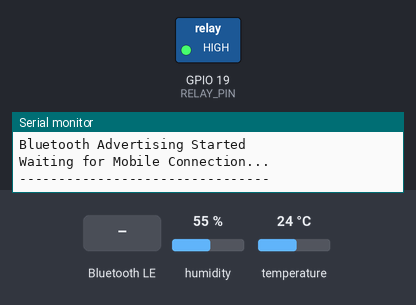
A sketch run on a simulated ESP32. Parts: switched loads named in the sketch (green lamp = pin HIGH), the last lines printed to the serial monitor. Inputs (shaded band) come from the test bench; at power-on: temperature 24 °C, humidity 55 %. Nothing arrives over Bluetooth unless stated; a phone connects over Bluetooth LE 3 s after start.

Above: at 1.2 s.
1.3 s: Bluetooth LE write "ON" received
At 1.8 s:
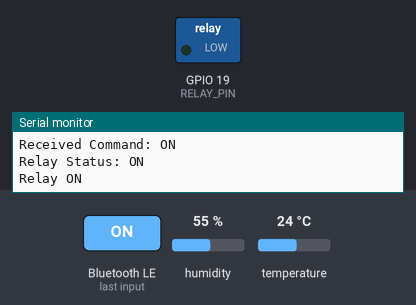
2.8 s: Bluetooth LE write "OFF" received
At 4.0 s:
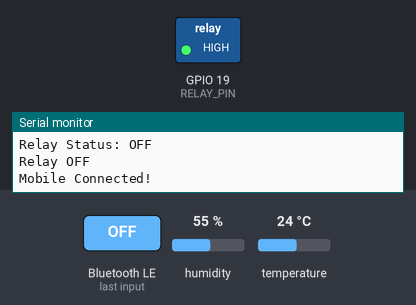
4.3 s: Bluetooth LE write "AUTO" received
5.8 s: temperature set to 28 °C
7.5 s: temperature set to 31 °C
At 10.9 s:
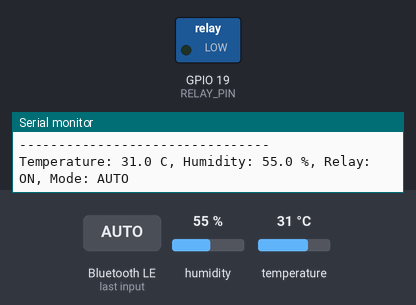
13.5 s: temperature set to 12 °C
At 15.1 s:
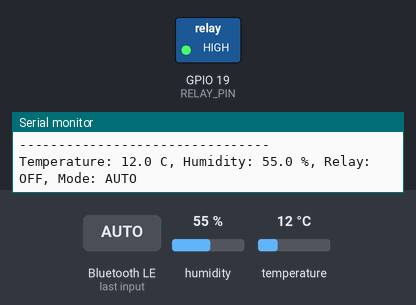
Timing chart, 0 to 16.5 s (numbered marks = the images above; inputs shaded):
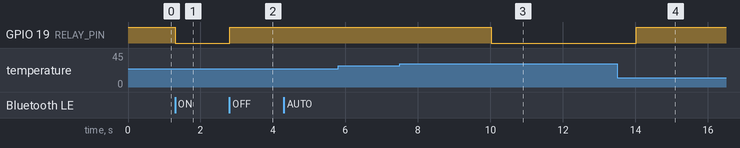

Measured:
- the behaviour switches between 29 and 30 °C on temperature (found by bisection; images 2 and 3)
- after the input at 1.3 s, GPIO 19 (RELAY_PIN): HIGH → LOW at once
- after the input at 2.8 s, GPIO 19 (RELAY_PIN): LOW → HIGH at once
- after the input at 7.5 s, GPIO 19 (RELAY_PIN): HIGH → LOW after 2.5 s
- after the input at 13.5 s, GPIO 19 (RELAY_PIN): LOW → HIGH after 0.52 s

The sketch:

NRF-BLE.ino
```cpp
#include <Arduino.h>
#include <DHT.h>

#include <BLEDevice.h>
#include <BLEServer.h>
#include <BLEUtils.h>
#include <BLE2902.h>

// ---------------- PIN CONFIGURATION ----------------

#define DHTPIN 21
#define DHTTYPE DHT11
#define RELAY_PIN 19

// ---------------- TEMPERATURE THRESHOLDS ----------------

#define TEMP_ON 30.0
#define TEMP_OFF 28.0

// Active LOW relay module
#define RELAY_ON LOW
#define RELAY_OFF HIGH

// ---------------- BLE UUID ----------------

#define SERVICE_UUID \
"6E400001-B5A3-F393-E0A9-E50E24DCCA9E"

#define CHARACTERISTIC_UUID_RX \
"6E400002-B5A3-F393-E0A9-E50E24DCCA9E"

#define CHARACTERISTIC_UUID_TX \
"6E400003-B5A3-F393-E0A9-E50E24DCCA9E"

// ---------------- OBJECTS ----------------

DHT dht(DHTPIN, DHTTYPE);

BLECharacteristic *pTxCharacteristic;

bool deviceConnected = false;
bool relayState = false;
bool autoMode = false;

float temperature = 0;
float humidity = 0;

unsigned long previousMillis = 0;
const unsigned long interval = 2000;

// ---------------- RELAY CONTROL ----------------

void controlRelay(bool state) {

  relayState = state;

  digitalWrite(
    RELAY_PIN,
    relayState ? RELAY_ON : RELAY_OFF
  );

  Serial.print("Relay Status: ");
  Serial.println(relayState ? "ON" : "OFF");
}

// ---------------- SEND BLE DATA ----------------

void sendBLEData(String message) {

  Serial.println(message);

  if (deviceConnected) {

    pTxCharacteristic->setValue(message.c_str());

    pTxCharacteristic->notify();
  }
}

// ---------------- BLE CALLBACK ----------------

class ServerCallbacks : public BLEServerCallbacks {

  void onConnect(BLEServer *server) override {

    deviceConnected = true;

    Serial.println("Mobile Connected!");
  }

  void onDisconnect(BLEServer *server) override {

    deviceConnected = false;

    Serial.println("Mobile Disconnected!");

    BLEDevice::startAdvertising();
  }
};

// ---------------- MOBILE COMMAND CALLBACK ----------------

class CommandCallbacks :
public BLECharacteristicCallbacks {

  void onWrite(
    BLECharacteristic *characteristic
  ) override {

    String command =
      String(characteristic->getValue().c_str());

    command.trim();
    command.toUpperCase();

    Serial.print("Received Command: ");
    Serial.println(command);

    if (command == "ON") {

      if (!autoMode) {

        controlRelay(true);
        sendBLEData("Relay ON");
      }
      else {

        sendBLEData("Disable AUTO mode first");
      }
    }

    else if (command == "OFF") {

      if (!autoMode) {

        controlRelay(false);
        sendBLEData("Relay OFF");
      }
      else {

        sendBLEData("Disable AUTO mode first");
      }
    }

    else if (command == "AUTO") {

      autoMode = true;

      sendBLEData("Automatic Mode Enabled");
    }

    else if (command == "MANUAL") {

      autoMode = false;

      sendBLEData("Manual Mode Enabled");
    }

    else if (command == "STATUS") {

      String data =
        "Temperature: " + String(temperature, 1) +
        " C, Humidity: " + String(humidity, 1) +
        " %, Relay: " +
        String(relayState ? "ON" : "OFF") +
        ", Mode: " +
        String(autoMode ? "AUTO" : "MANUAL");

      sendBLEData(data);
    }

    else {

      sendBLEData("Invalid Command");
    }
  }
};

// ---------------- SETUP ----------------

void setup() {

  Serial.begin(115200);

  // Relay initialization
  pinMode(RELAY_PIN, OUTPUT);

  digitalWrite(RELAY_PIN, RELAY_OFF);

  // DHT initialization
  dht.begin();

  Serial.println();
  Serial.println("ESP32 DHT11 BLE RELAY SYSTEM");
  Serial.println("--------------------------------");

  // Initialize BLE
  BLEDevice::init("ESP32_DHT11_RELAY");

  // Display own BLE address
  String macAddress =
    BLEDevice::getAddress().toString().c_str();

  macAddress.toUpperCase();

  Serial.print("ESP32 BLE MAC: ");
  Serial.println(macAddress);

  // Create BLE server
  BLEServer *pServer =
    BLEDevice::createServer();

  pServer->setCallbacks(new ServerCallbacks());

  // Create BLE service
  BLEService *pService =
    pServer->createService(SERVICE_UUID);

  // TX characteristic
  pTxCharacteristic =
    pService->createCharacteristic(
      CHARACTERISTIC_UUID_TX,
      BLECharacteristic::PROPERTY_NOTIFY |
      BLECharacteristic::PROPERTY_READ
    );

  pTxCharacteristic->addDescriptor(
    new BLE2902()
  );

  // RX characteristic
  BLECharacteristic *pRxCharacteristic =
    pService->createCharacteristic(
      CHARACTERISTIC_UUID_RX,
      BLECharacteristic::PROPERTY_WRITE
    );

  pRxCharacteristic->setCallbacks(
    new CommandCallbacks()
  );

  // Start service
  pService->start();

  // Start advertising
  BLEAdvertising *pAdvertising =
    BLEDevice::getAdvertising();

  pAdvertising->addServiceUUID(SERVICE_UUID);

  pAdvertising->setScanResponse(true);

  BLEDevice::startAdvertising();

  Serial.println("Bluetooth Advertising Started");
  Serial.println("Waiting for Mobile Connection...");
  Serial.println("--------------------------------");
}

// ---------------- MAIN LOOP ----------------

void loop() {

  unsigned long currentMillis = millis();

  if (currentMillis - previousMillis >= interval) {

    previousMillis = currentMillis;

    // Read DHT11
    float t = dht.readTemperature();
    float h = dht.readHumidity();

    // Check sensor
    if (isnan(t) || isnan(h)) {

      Serial.println("DHT11 Sensor Error!");

      return;
    }

    temperature = t;
    humidity = h;

    // Automatic relay logic
    if (autoMode) {

      if (temperature >= TEMP_ON) {

        controlRelay(true);
      }

      else if (temperature <= TEMP_OFF) {

        controlRelay(false);
      }
    }

    // Display sensor readings
    Serial.println();
    Serial.println("--------- SENSOR DATA --------");

    Serial.print("Temperature: ");
    Serial.print(temperature);
    Serial.println(" C");

    Serial.print("Humidity: ");
    Serial.print(humidity);
    Serial.println(" %");

    Serial.print("Relay Status: ");
    Serial.println(relayState ? "ON" : "OFF");

    Serial.print("Operating Mode: ");
    Serial.println(autoMode ? "AUTO" : "MANUAL");

    Serial.println("--------------------------------");

    // Transmit readings to mobile
    String data =
      "Temperature: " + String(temperature, 1) +
      " C, Humidity: " + String(humidity, 1) +
      " %, Relay: " +
      String(relayState ? "ON" : "OFF") +
      ", Mode: " +
      String(autoMode ? "AUTO" : "MANUAL");

    sendBLEData(data);
  }
}
```
